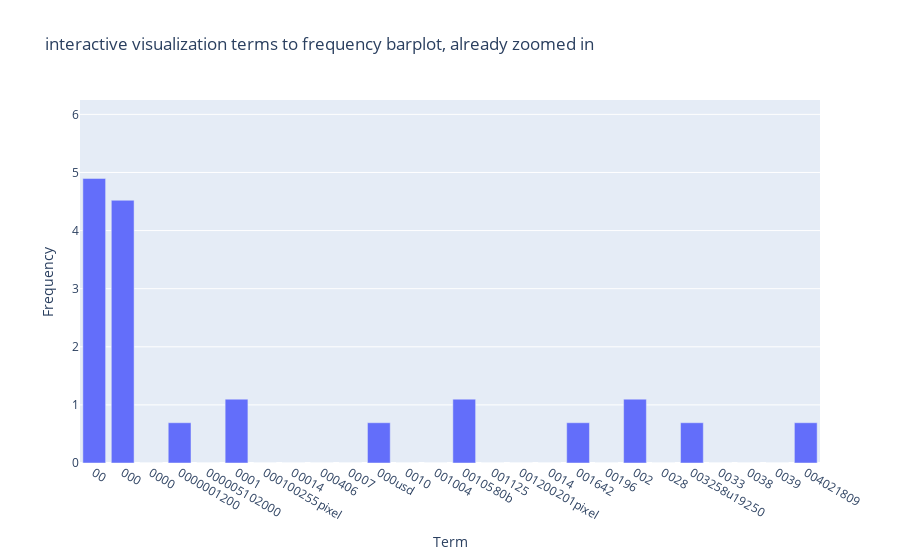
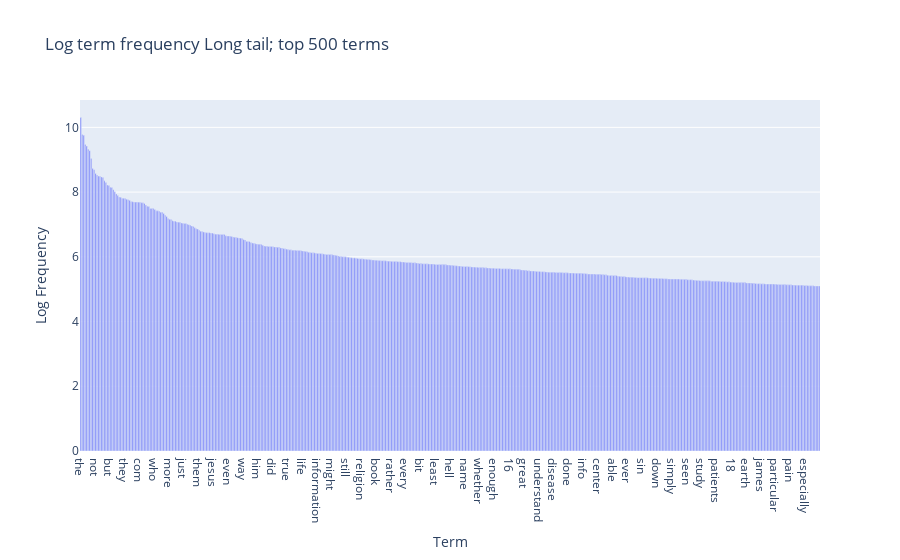

The cell these charts' notebook holds for them, in order:
### Markdown cell above
### >>> **Exercise 15 (take home):** 
You can copy the code from the previous exercise and change the 'term_frequencies' variable for the 'term_frequencies_log', comment about the differences that you observe and talk about other possible insights that we can get from a log distribution.

### Code cell
# Answer here
fig = px.bar(x=count_vect.get_feature_names_out()[:300], 
            y=term_frequencies_log[:300],
            labels={'x':'Term', 'y':'Frequency'},
            title=f"interactive visualization terms to frequency barplot, already zoomed in")
fig.update_xaxes(type="category", range=[-0.5, 25.5])
fig.show()

#Get items with log frequencies >= 8
idx = np.array(term_frequencies_log) >= 8
print(np.exp(8))
x_val = count_vect.get_feature_names_out()[idx]
y_val = np.array(term_frequencies_log)[idx]
#Copied from above
g = sns.barplot(x=x_val, y=y_val)
g.set_xticklabels(x_val, rotation = 90);
g.set_title("Words with a log frequency greater than or equal to 8 (frequency of approx. 2981)")
g.set_xlabel("Words")
g.set_ylabel("Frequencies")

idx = np.array(term_frequencies_log).argsort()[::-1][:500]
x_val = count_vect.get_feature_names_out()[idx]
y_val = np.array(term_frequencies_log)[idx]
fig_log = px.bar(x=x_val, y=y_val, labels={'x':'Term', 'y':'Log Frequency'}, title = 'Log term frequency Long tail; top 500 terms')
fig_log.show()

print("TODO")

### Figure 1 — Plotly figure (JSON) as saved in the notebook; plotly's stock layout.template omitted (floating-point values rounded to 4 significant figures; data arrays with more than 128 entries replaced by an {"elided": "..."} marker saying what was removed)
{"data": [{"hovertemplate": "Term=%{x}<br>Frequency=%{y}<extra></extra>", "legendgroup": "", "marker": {"color": "#636efa", "pattern": {"shape": ""}}, "name": "", "orientation": "v", "showlegend": false, "textposition": "auto", "type": "bar", "x": {"elided": "300 str values"}, "xaxis": "x", "y": {"elided": "300 float values"}, "yaxis": "y"}], "layout": {"barmode": "relative", "legend": {"tracegroupgap": 0}, "title": {"text": "interactive visualization terms to frequency barplot, already zoomed in"}, "xaxis": {"anchor": "y", "domain": [0, 1], "range": [-0.5, 25.5], "title": {"text": "Term"}, "type": "category"}, "yaxis": {"anchor": "x", "domain": [0, 1], "title": {"text": "Frequency"}}}}

### Figure 2 — Plotly figure (JSON) as saved in the notebook; plotly's stock layout.template omitted (floating-point values rounded to 4 significant figures; data arrays with more than 128 entries replaced by an {"elided": "..."} marker saying what was removed)
{"data": [{"hovertemplate": "Term=%{x}<br>Log Frequency=%{y}<extra></extra>", "legendgroup": "", "marker": {"color": "#636efa", "pattern": {"shape": ""}}, "name": "", "orientation": "v", "showlegend": false, "textposition": "auto", "type": "bar", "x": {"elided": "500 str values"}, "xaxis": "x", "y": {"elided": "500 float values"}, "yaxis": "y"}], "layout": {"barmode": "relative", "legend": {"tracegroupgap": 0}, "title": {"text": "Log term frequency Long tail; top 500 terms"}, "xaxis": {"anchor": "y", "domain": [0, 1], "title": {"text": "Term"}}, "yaxis": {"anchor": "x", "domain": [0, 1], "title": {"text": "Log Frequency"}}}}
